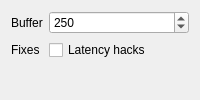
                <widget class="QWidget" name="pulsePage">
                 <attribute name="title">
                  <string>Pulse</string>
                 </attribute>
                 <layout class="QFormLayout" name="pulsePageLayout">
                  <property name="fieldGrowthPolicy">
                   <enum>QFormLayout::FieldGrowthPolicy::AllNonFixedFieldsGrow</enum>
                  </property>
                  <item row="0" column="0">
                   <widget class="QLabel" name="pulseBufferLabel">
                    <property name="text">
                     <string>Buffer</string>
                    </property>
                   </widget>
                  </item>
                  <item row="0" column="1">
                   <widget class="QSpinBox" name="pulseBuffer">
                    <property name="minimum">
                     <number>1</number>
                    </property>
                    <property name="maximum">
                     <number>2000</number>
                    </property>
                    <property name="value">
                     <number>250</number>
                    </property>
                   </widget>
                  </item>
                  <item row="1" column="0">
                   <widget class="QLabel" name="pulseLatencyLabel">
                    <property name="text">
                     <string>Fixes</string>
                    </property>
                   </widget>
                  </item>
                  <item row="1" column="1">
                   <widget class="QCheckBox" name="pulseLatency">
                    <property name="text">
                     <string>Latency hacks</string>
                    </property>
                   </widget>
                  </item>
                 </layout>
                </widget>
